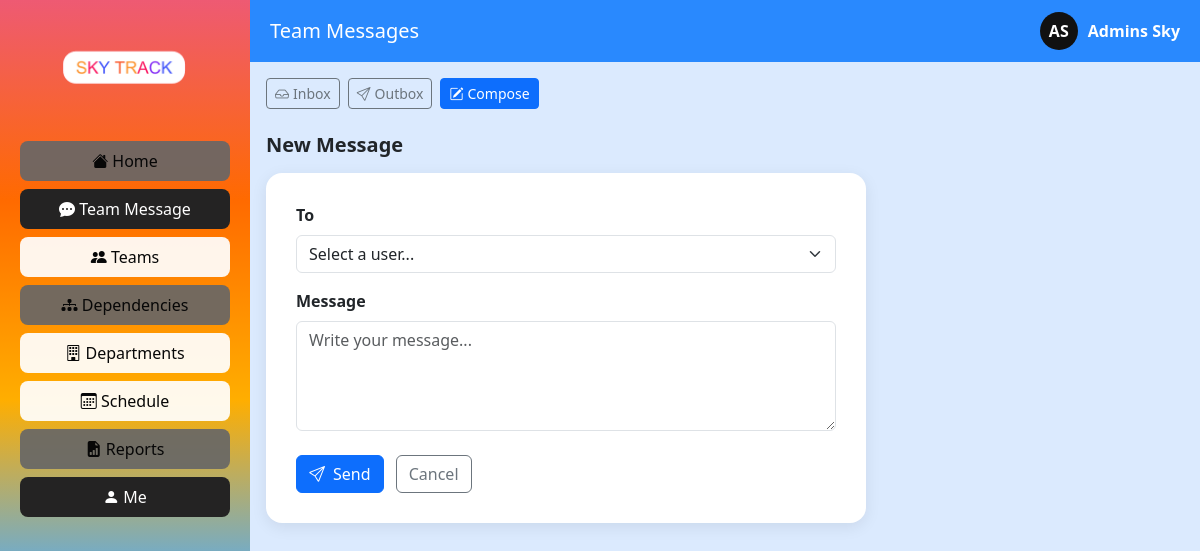
Page /messages/compose/ (signed in) on the committed database.
### main/models.py (models this page shows)
class Staff(models.Model):
    user = models.OneToOneField(User, on_delete=models.CASCADE)
    first_name = models.CharField(max_length=50)
    last_name = models.CharField(max_length=50)
    class Meta:
        db_table = "Staff"

### main/views.py (the view, shortened to what this page needs)
# urls.py: path("messages/compose/", views.compose, name="compose"),
def compose(request):
    email = request.session.get("user_email")
    if not email:
        return redirect("login")
    current_user = User.objects.get(email=email)
    staff = Staff.objects.filter(user=current_user).first()
    all_users = User.objects.exclude(user_Id=current_user.user_Id)
    return render(request, 'compose.html', {
        'all_users': all_users,
        'current_user': current_user,
        'staff': staff,
    })

### web_pages/compose.html (shortened to what this page needs)
{% extends 'base.html' %}
{% block header %}Team Messages{% endblock %}
{% block content %}
<div class="d-flex gap-2 mb-4">
  <a href="/messages/" class="btn btn-outline-secondary btn-sm">
    <i class="bi bi-inbox me-1"></i>Inbox
  </a>
  <a href="/messages/outbox/" class="btn btn-outline-secondary btn-sm">
    <i class="bi bi-send me-1"></i>Outbox
  </a>
  <a href="/messages/compose/" class="btn btn-primary btn-sm">
    <i class="bi bi-pencil-square me-1"></i>Compose
  </a>
</div>
<h5 class="mb-3 fw-semibold">New Message</h5>
<div style="background:#fff; border-radius:16px; padding:30px; max-width:600px; box-shadow:0 4px 16px rgba(0,0,0,0.08);">
  <form method="post">
    <div class="mb-3">
      <label class="form-label fw-semibold">To</label>
      <select name="receiver" class="form-select" required>
        <option value="">Select a user...</option>
      </select>
    </div>
    <div class="mb-4">
      <label class="form-label fw-semibold">Message</label>
      <textarea name="content" class="form-control" rows="4" placeholder="Write your message..." required></textarea>
    </div>
    <button type="submit" class="btn btn-primary">
      <i class="bi bi-send me-2"></i>Send
    </button>
    <a href="/dashboard/" class="btn btn-outline-secondary ms-2">Cancel</a>
  </form>
</div>
{% endblock %}

### web_pages/base.html (shortened to what this page needs)
{% load static %}
<!DOCTYPE html>
<html lang="en">
<head>
<link href="https://cdn.jsdelivr.net/npm/bootstrap@5.3.2/dist/css/bootstrap.min.css" rel="stylesheet">
<link href="https://cdn.jsdelivr.net/npm/bootstrap-icons@1.11.3/font/bootstrap-icons.css" rel="stylesheet">
<link rel="stylesheet" href="{% static 'css/base.css' %}">
</head>
<body>
<div class="d-flex">
  <div class="sidebar">
    <img src="{% static 'images/sky_logo.png' %}" class="logo" onerror="this.style.display='none'">
    <nav class="nav flex-column w-100">
      <a class="nav-link" id="grey"  href="{% url 'dashboard' %}"><i class="bi bi-house-fill"></i> Home</a>
      <a class="nav-link" id="black" href="{% url 'inbox' %}"><i class="bi bi-chat-dots-fill"></i> Team Message</a>
      <a class="nav-link" id="white" href="{% url 'teams:list' %}"><i class="bi bi-people-fill"></i> Teams</a>
      <a class="nav-link" id="grey"  href="{% url 'teams:dependencies' %}"><i class="bi bi-diagram-3-fill"></i> Dependencies</a>
      <a class="nav-link" id="white" href="{% url 'teams:departments' %}"><i class="bi bi-building"></i> Departments</a>
      <a class="nav-link" id="white" href="{% url 'schedule:upcoming' %}"><i class="bi bi-calendar3"></i> Schedule</a>
      <a class="nav-link" id="grey"  href="{% url 'reports:dashboard' %}"><i class="bi bi-file-earmark-bar-graph-fill"></i> Reports</a>
      <a class="nav-link" id="black" href="{% url 'profile' %}"><i class="bi bi-person-fill"></i> Me</a>
    </nav>
  </div>
  <div class="flex-grow-1 d-flex flex-column main-area">
    <div class="topbar">
      <h5 class="m-0">{% block header %}{% endblock %}</h5>
      <a href="{% url 'profile' %}" style="text-decoration:none;color:white;">
        <div class="profile-box">
          <div class="profile-img">{{ staff.first_name|default:"U"|slice:":1"|upper }}{{ staff.last_name|default:"S"|slice:":1"|upper }}</div>
          <strong>{{ staff.first_name|default:"User" }} {{ staff.last_name|default:"" }}</strong>
        </div>
      </a>
    </div>
    <div class="p-3">{% block content %}{% endblock %}</div>
  </div>
</div>
</body>
</html>

### assets/css/base.css (style rules this page uses)
body { background:#dbeafe; height:100vh; overflow:hidden; }
.sidebar { width:250px; min-height:100vh; background:linear-gradient(rgb(238, 90, 115),rgb(255, 106, 0),rgb(255, 174, 0),#4dabff,rgb(210, 235, 49)); padding:20px; display:flex; flex-direction:column; align-items:center; }
.logo { width:200px; margin:10px 0 30px 0; }
.sidebar .nav-link { color:rgb(7, 7, 7); font-weight:500; margin-bottom:8px; background:rgba(42, 43, 42, 0.2); border-radius:8px; text-align:center; width:100%; }
#black { background:rgb(36, 35, 35); color:white; }
#white { background:rgba(255, 255, 255, 0.923); }
#grey { background:rgba(104, 103, 103, 0.923); }
.topbar { background:#2989fe; padding:12px 20px; display:flex; justify-content:space-between; align-items:center; color:white; }
.profile-box { display:flex; align-items:center; gap:10px; }
.profile-img { width:38px; height:38px; border-radius:50%; background:#111; color:white; display:flex; align-items:center; justify-content:center; font-weight:bold; text-transform:uppercase; }
.main-area { height:100vh; overflow-y:auto; }

### rows in the picture
Staff: first_name "A", last_name "S", first_name "Admins", last_name "Sky"
